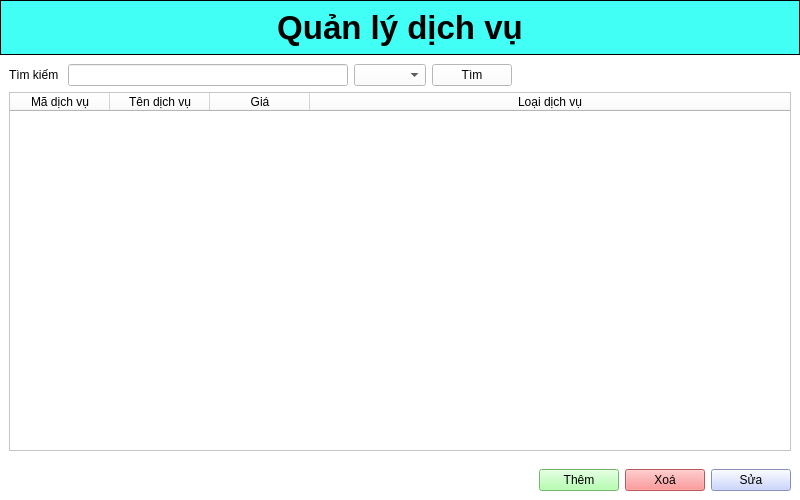
<?xml version="1.0" encoding="UTF-8"?>
<ui version="4.0">
 <class>Form</class>
 <widget class="QWidget" name="Form">
  <property name="geometry">
   <rect>
    <x>0</x>
    <y>0</y>
    <width>800</width>
    <height>500</height>
   </rect>
  </property>
  <property name="windowTitle">
   <string>Form</string>
  </property>
  <property name="styleSheet">
   <string notr="true">background-color: rgb(255, 255, 255);</string>
  </property>
  <layout class="QGridLayout" name="gridLayout_3">
   <property name="leftMargin">
    <number>0</number>
   </property>
   <property name="topMargin">
    <number>0</number>
   </property>
   <property name="rightMargin">
    <number>0</number>
   </property>
   <property name="bottomMargin">
    <number>0</number>
   </property>
   <property name="horizontalSpacing">
    <number>7</number>
   </property>
   <property name="verticalSpacing">
    <number>0</number>
   </property>
   <item row="0" column="0">
    <widget class="QWidget" name="widget" native="true">
     <property name="styleSheet">
      <string notr="true">QWidget{
	background-color: rgb(65, 255, 245);
	border:1px solid black
}
QLabel{
	border:none
}


</string>
     </property>
     <layout class="QVBoxLayout" name="verticalLayout">
      <item>
       <widget class="QLabel" name="label">
        <property name="font">
         <font>
          <pointsize>25</pointsize>
          <weight>75</weight>
          <bold>true</bold>
         </font>
        </property>
        <property name="layoutDirection">
         <enum>Qt::LeftToRight</enum>
        </property>
        <property name="text">
         <string>Quản lý dịch vụ</string>
        </property>
        <property name="alignment">
         <set>Qt::AlignCenter</set>
        </property>
       </widget>
      </item>
     </layout>
    </widget>
   </item>
   <item row="2" column="0">
    <widget class="QWidget" name="widget_3" native="true">
     <layout class="QGridLayout" name="gridLayout_2">
      <item row="0" column="0">
       <layout class="QHBoxLayout" name="horizontalLayout">
        <item>
         <spacer name="horizontalSpacer">
          <property name="orientation">
           <enum>Qt::Horizontal</enum>
          </property>
          <property name="sizeHint" stdset="0">
           <size>
            <width>218</width>
            <height>20</height>
           </size>
          </property>
         </spacer>
        </item>
        <item>
         <widget class="QPushButton" name="pushButton_3">
          <property name="styleSheet">
           <string notr="true">background-color: rgb(159, 255, 153);
</string>
          </property>
          <property name="text">
           <string>Thêm</string>
          </property>
          <property name="icon">
           <iconset>
            <normaloff>img/add.png</normaloff>img/add.png</iconset>
          </property>
          <property name="iconSize">
           <size>
            <width>20</width>
            <height>20</height>
           </size>
          </property>
         </widget>
        </item>
        <item>
         <widget class="QPushButton" name="pushButton">
          <property name="styleSheet">
           <string notr="true">background-color: rgb(255, 124, 125);

</string>
          </property>
          <property name="text">
           <string>Xoá</string>
          </property>
          <property name="icon">
           <iconset>
            <normaloff>img/delete.png</normaloff>img/delete.png</iconset>
          </property>
          <property name="iconSize">
           <size>
            <width>20</width>
            <height>20</height>
           </size>
          </property>
         </widget>
        </item>
        <item>
         <widget class="QPushButton" name="pushButton_2">
          <property name="styleSheet">
           <string notr="true">background-color: rgb(188, 202, 255);</string>
          </property>
          <property name="text">
           <string>Sửa</string>
          </property>
          <property name="icon">
           <iconset>
            <normaloff>img/refresh.png</normaloff>img/refresh.png</iconset>
          </property>
          <property name="iconSize">
           <size>
            <width>20</width>
            <height>20</height>
           </size>
          </property>
         </widget>
        </item>
       </layout>
      </item>
     </layout>
    </widget>
   </item>
   <item row="1" column="0">
    <widget class="QWidget" name="widget_2" native="true">
     <layout class="QVBoxLayout" name="verticalLayout_2">
      <item>
       <layout class="QHBoxLayout" name="horizontalLayout_2">
        <item>
         <widget class="QLabel" name="label_2">
          <property name="text">
           <string>Tìm kiếm </string>
          </property>
         </widget>
        </item>
        <item>
         <widget class="QLineEdit" name="lineEdit"/>
        </item>
        <item>
         <widget class="QComboBox" name="comboBox"/>
        </item>
        <item>
         <widget class="QPushButton" name="pushButton_4">
          <property name="styleSheet">
           <string notr="true"/>
          </property>
          <property name="text">
           <string>Tìm</string>
          </property>
          <property name="icon">
           <iconset>
            <normaloff>img/search.png</normaloff>img/search.png</iconset>
          </property>
          <property name="iconSize">
           <size>
            <width>20</width>
            <height>20</height>
           </size>
          </property>
         </widget>
        </item>
        <item>
         <spacer name="horizontalSpacer_2">
          <property name="orientation">
           <enum>Qt::Horizontal</enum>
          </property>
          <property name="sizeHint" stdset="0">
           <size>
            <width>40</width>
            <height>20</height>
           </size>
          </property>
         </spacer>
        </item>
       </layout>
      </item>
      <item>
       <widget class="QTableWidget" name="tableWidget">
        <property name="sizePolicy">
         <sizepolicy hsizetype="Ignored" vsizetype="Expanding">
          <horstretch>0</horstretch>
          <verstretch>0</verstretch>
         </sizepolicy>
        </property>
        <property name="sortingEnabled">
         <bool>false</bool>
        </property>
        <property name="wordWrap">
         <bool>false</bool>
        </property>
        <property name="columnCount">
         <number>4</number>
        </property>
        <attribute name="horizontalHeaderCascadingSectionResizes">
         <bool>false</bool>
        </attribute>
        <attribute name="horizontalHeaderShowSortIndicator" stdset="0">
         <bool>false</bool>
        </attribute>
        <attribute name="horizontalHeaderStretchLastSection">
         <bool>true</bool>
        </attribute>
        <attribute name="verticalHeaderVisible">
         <bool>true</bool>
        </attribute>
        <attribute name="verticalHeaderCascadingSectionResizes">
         <bool>false</bool>
        </attribute>
        <column>
         <property name="text">
          <string>Mã dịch vụ</string>
         </property>
         <property name="textAlignment">
          <set>AlignCenter</set>
         </property>
        </column>
        <column>
         <property name="text">
          <string>Tên dịch vụ</string>
         </property>
         <property name="textAlignment">
          <set>AlignCenter</set>
         </property>
        </column>
        <column>
         <property name="text">
          <string>Giá</string>
         </property>
         <property name="textAlignment">
          <set>AlignCenter</set>
         </property>
        </column>
        <column>
         <property name="text">
          <string>Loại dịch vụ</string>
         </property>
         <property name="textAlignment">
          <set>AlignCenter</set>
         </property>
        </column>
       </widget>
      </item>
     </layout>
    </widget>
   </item>
  </layout>
 </widget>
 <resources/>
 <connections/>
</ui>
